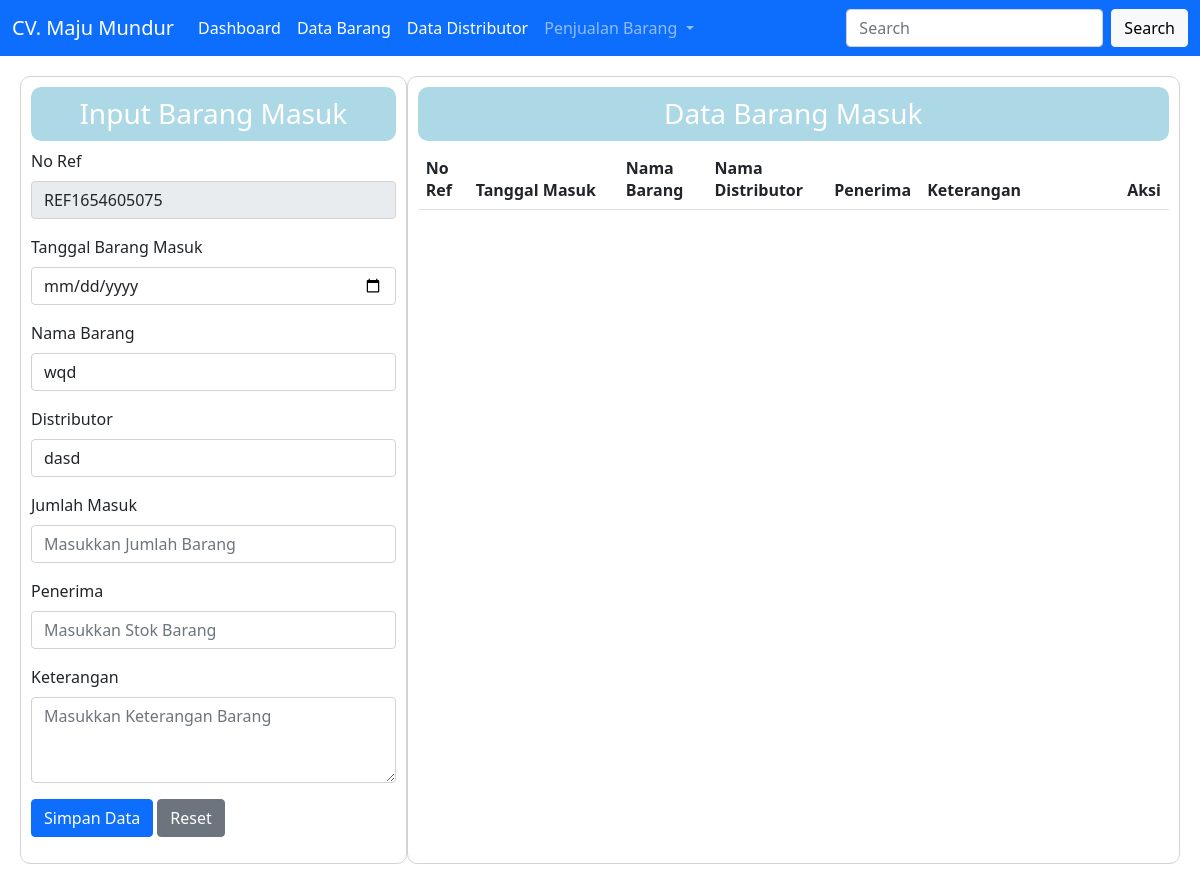
Before: /data_barang_masuk.php with the older database file.
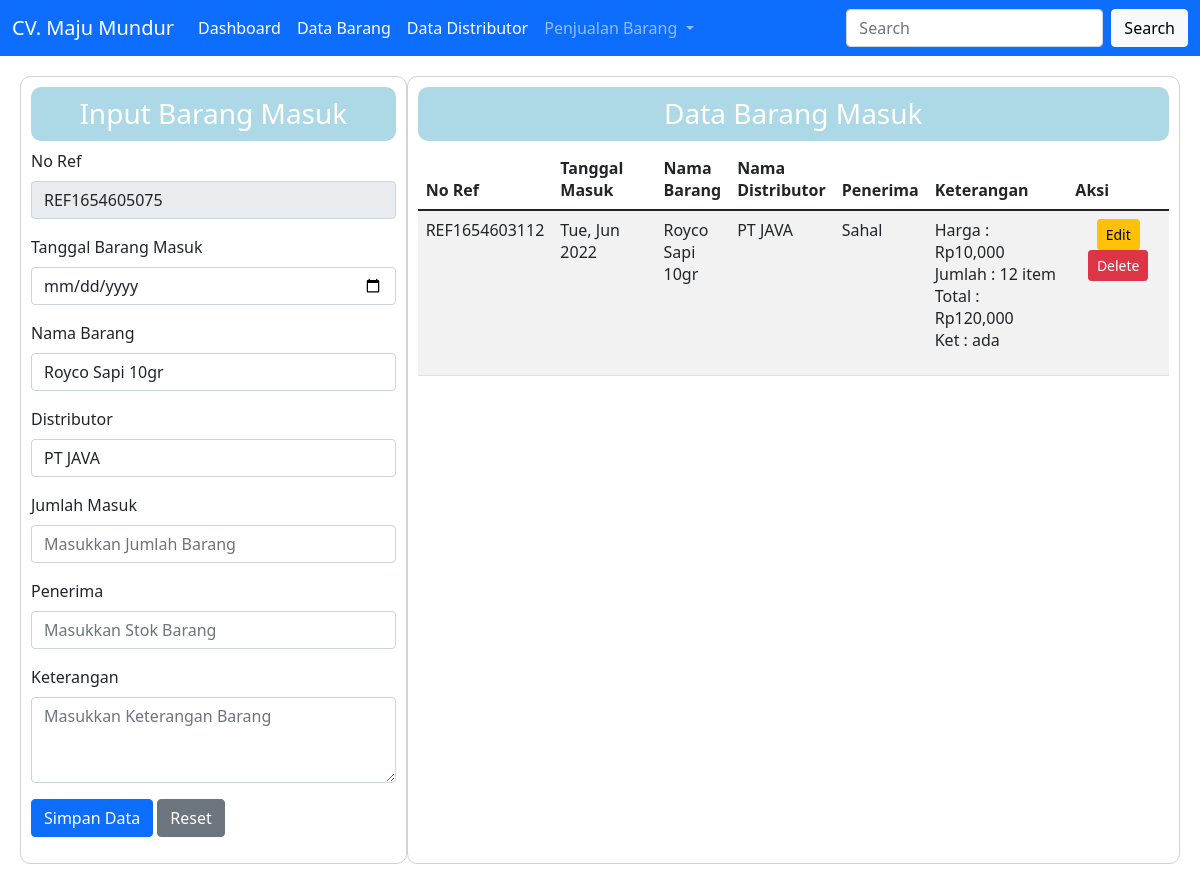
After: the same page with the newer database file.
### tables this page shows
CREATE TABLE `tbl_barang_masuk` (
  `no_ref` varchar(30) NOT NULL,
  `kd_barang` varchar(10) NOT NULL,
  `kd_distributor` varchar(10) NOT NULL,
  `jumlah` double NOT NULL,
  `tgl_masuk` date NOT NULL,
  `penerima` varchar(30) NOT NULL,
  `ket` text NOT NULL,
  `total` double NOT NULL
);

CREATE TABLE `tbl_barang` (
  `kd_barang` varchar(15) NOT NULL,
  `nm_barang` varchar(40) NOT NULL,
  `harga` double NOT NULL,
  `stok` int(11) NOT NULL,
  `distributor` varchar(40) NOT NULL,
  `ket` text NOT NULL,
  `foto` text NOT NULL
);

CREATE TABLE `tbl_distributor` (
  `kd_distributor` varchar(15) NOT NULL,
  `nm_distributor` varchar(40) NOT NULL,
  `alamat` text NOT NULL,
  `nohp` varchar(15) NOT NULL,
  `pemilik` varchar(30) NOT NULL,
  `tipe_produk` varchar(40) NOT NULL
);

### database.php (called while the page is built, shortened)
<?php
class Database
{
    var $host = "localhost";
    var $user = "root";
    var $pass = "root";
    var $db = "toko_2";
    var $koneksi = "";
    function __construct()
    {
        $this->koneksi = mysqli_connect($this->host, $this->user, $this->pass, $this->db);
    }
    function data_barang()
    {
        $data_barang = mysqli_query($this->koneksi, "select tbl_barang.*, tbl_distributor.* from tbl_barang JOIN tbl_distributor ON tbl_barang.distributor = tbl_distributor.kd_distributor");
        return $data_barang;
    }
    function data_distributor()
    {
        $data_distributor = mysqli_query($this->koneksi, "select * from tbl_distributor");
        return $data_distributor;
    }
    function data_barang_masuk()
    {
        return mysqli_query($this->koneksi, "select * from tbl_barang_masuk JOIN tbl_barang ON tbl_barang_masuk.kd_barang = tbl_barang.kd_barang JOIN tbl_distributor ON tbl_barang_masuk.kd_distributor = tbl_distributor.kd_distributor");
    }
}

### data_barang_masuk.php (the view, shortened to what the changed rows need)
<?php
include "database.php";
$db = new Database();
$data_barang_masuk = $db->data_barang_masuk();
?>
<!doctype html>
<html lang="en">
<head>
    <link href="https://cdn.jsdelivr.net/npm/bootstrap@5.1.3/dist/css/bootstrap.min.css" rel="stylesheet">
</head>
<body>
    <div class="row" style="margin: 20px;">
        <?php
        include("form_barang_masuk.php");
        ?>
        <div class="col-8" style="border: 1px solid lightgray; border-radius: 10px; padding: 10px;">
            <div class="table-responsive mt-2">
                <table class="table table-striped">
                    <thead class="thead-light">
                        <tr>
                            <th>No Ref</th>
                            <th width="150px">Tanggal Masuk</th>
                            <th>Nama Barang</th>
                            <th>Nama Distributor</th>
                            <th>Penerima</th>
                            <th width="200px">Keterangan</th>
                            <th>Aksi</th>
                        </tr>
                    </thead>
                    <tbody>
                        <?php
                        foreach ($data_barang_masuk as $row) {
                        ?>
                            <tr>
                                <td><?php echo $row['no_ref'] ?></td>
                                <td><?php echo date('D, M Y', strtotime($row['tgl_masuk'])) ?></td>
                                <td><?php echo $row['nm_barang'] ?></td>
                                <td><?php echo $row['nm_distributor'] ?></td>
                                <td><?php echo $row['penerima'] ?></td>
                                <td>
                                    <span>Harga : Rp<?php echo number_format($row['harga']) ?></span><br>
                                    <span>Jumlah : <?php echo $row['jumlah'] ?> item</li></span><br>
                                    <span>Total : Rp<?php echo number_format($row['total']) ?></sapn>
                                        <p>Ket : <?php echo $row['ket'] ?></p>
                                </td>
                                <td align="center" width="150px">
                                    <a class="btn btn-sm btn-warning" href="data_barang_masuk.php?&edit=update&&id=<?= $row['no_ref'] ?>">Edit</a>
                                    <a class="btn btn-sm btn-danger " href="proses_barang_masuk.php?aksi=delete&&id=<?= $row['no_ref'] ?>" onclick="return confirm('Apakah yakin data dihapus')">Delete</a>
                                </td>
                            </tr>
                        <?php
                        }
                        ?>
                    </tbody>
                </table>
            </div>
        </div>
    </div>
</body>
</html>

### form_barang_masuk.php (shortened to what the changed rows need)
<?php
function tambah_data()
{
    $db = new Database();
    $data_distributor = $db->data_distributor();
    $data_barang = $db->data_barang();
?>
    <div class="col-4" style="border: 1px solid lightgray; border-radius: 10px; padding: 10px;">
        <h3 style="text-align: center; background-color: lightblue; border-radius: 10px; color: white; padding: 10px;">Input
            Barang Masuk</h3>
        <form method="post" action="<?php echo "proses_barang_masuk.php?aksi=tambah"; ?>" enctype="multipart/form-data">
            <div class="mb-3">
                <label class="form-label">No Ref</label>
                <input type="text" name="no_ref" class="form-control" placeholder="Masukkan Kode Barang" value="<?= 'REF' . time(); ?>" readonly>
            </div>
            <div class="mb-3">
                <label class="form-label">Tanggal Barang Masuk</label>
                <input type="date" name="tgl_masuk" class="form-control" placeholder="Masukkan Nama Barang" value="<?= date("d/m/Y", strtotime(time())); ?>">
            </div>
            <div class="mb-3">
                <label class="form-label">Nama Barang</label>
                <select name="kd_barang" class="form-control">
                    <?php
                    foreach ($data_barang as $row) {
                    ?>
                        <option value="<?php echo $row['kd_barang'] ?>"><?php echo $row['nm_barang'] ?></option>
                    <?php
                    }
                    ?>
                </select>
            </div>
            <div class="mb-3">
                <label class="form-label">Distributor</label>
                <select name="kd_distributor" class="form-control">
                    <?php
                    foreach ($data_distributor as $row) {
                    ?>
                        <option value="<?php echo $row['kd_distributor'] ?>"><?php echo $row['nm_distributor'] ?></option>
                    <?php
                    }
                    ?>
                </select>
            </div>
            <div class="mb-3">
                <label class="form-label">Jumlah Masuk</label>
                <input type="number" name="qty" class="form-control" placeholder="Masukkan Jumlah Barang">
            </div>
            <div class="mb-3">
                <label class="form-label">Penerima</label>
                <input type="text" name="penerima" class="form-control" placeholder="Masukkan Stok Barang">
            </div>
            <div class="mb-3">
                <label class="form-label">Keterangan</label>
                <textarea class="form-control" name="ket" rows="3" placeholder="Masukkan Keterangan Barang"></textarea>
            </div>
            <div class="mb-3">
                <input type="submit" class="btn btn-primary" name="proses" value="Simpan Data">
                <input type="reset" class="btn btn-secondary" name="reset" value="Reset">
            </div>
        </form>
    </div>
<?php } ?>
<?php
$edit = $_GET['edit'];
if ($edit == "update") {
    update_data();
} else {
    tambah_data();
}
?>

Changed rows visible on the page:
added tbl_barang_masuk: no_ref "REF1654603112", tgl_masuk "Tue, Jun 2022", kd_barang.nm_barang "Royco Sapi 10gr", kd_distributor.nm_distributor "PT JAVA", penerima "Sahal", kd_barang.harga "10,000", jumlah "12", total "120,000", kd_barang.ket "ada"
Other visible differences:
form field kd_barang: "wqd" → "Royco Sapi 10gr"
form field kd_distributor: "dasd" → "PT JAVA"
